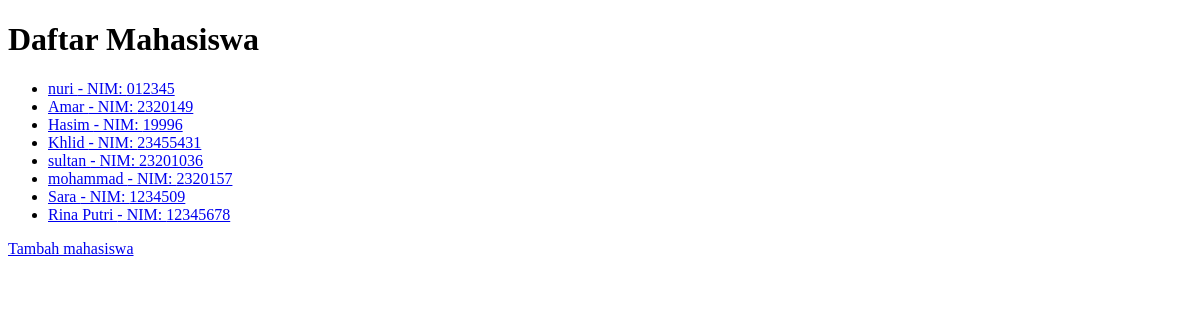
Before: /mahasiswa/ with the older database file.
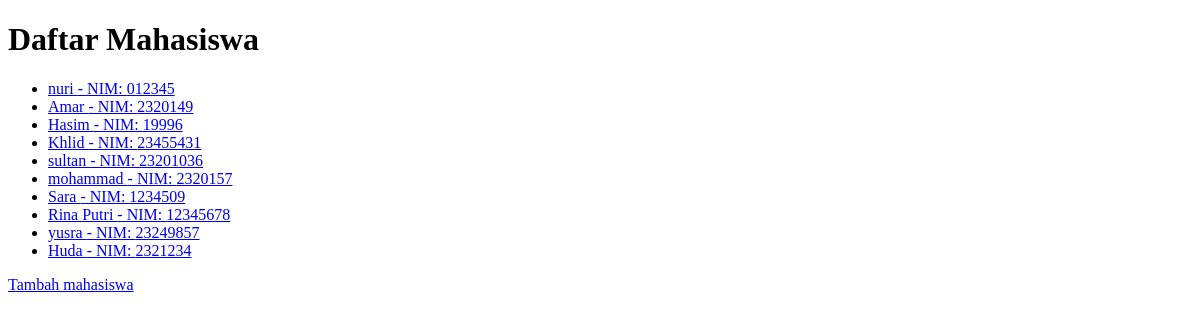
After: the same page with the newer database file.
### akademik/models.py (models this page shows, shortened)
class Mahasiswa(models.Model):
    nim = models.CharField(max_length=12, unique=True)
    nama = models.CharField(max_length=100)
    jurusan = models.CharField(max_length=100)

### akademik/views.py (the view)
# urls.py: path('mahasiswa/', MahasiswaListView.as_view(), name='mahasiswa-list'),
class MahasiswaListView(ListView):
    model = Mahasiswa
    template_name = "akademik/mahasiswa_list.html"

### akademik/templates/akademik/mahasiswa_list.html (shortened to what this page needs)
<!DOCTYPE html>
<html>
<head>
</head>
<body>
    <h1>Daftar Mahasiswa</h1>
    <ul>
        {% for mhs in object_list %}
            <li>
                <a href="{% url 'mahasiswa-detail' mhs.id %}">
                    {{ mhs.nama }} - NIM: {{ mhs.nim }}
                </a>
            </li>
        {% empty %}
            <li>Belum ada data mahasiswa.</li>
        {% endfor %}
    </ul>
    <p>
    <a href="{% url 'mahasiswa-tambah' %}">Tambah mahasiswa</a>
</p>
</body>
</html>

Changed rows visible on the page:
added Mahasiswa: nama "yusra", nim "23249857"
added Mahasiswa: nama "Huda", nim "2321234"
